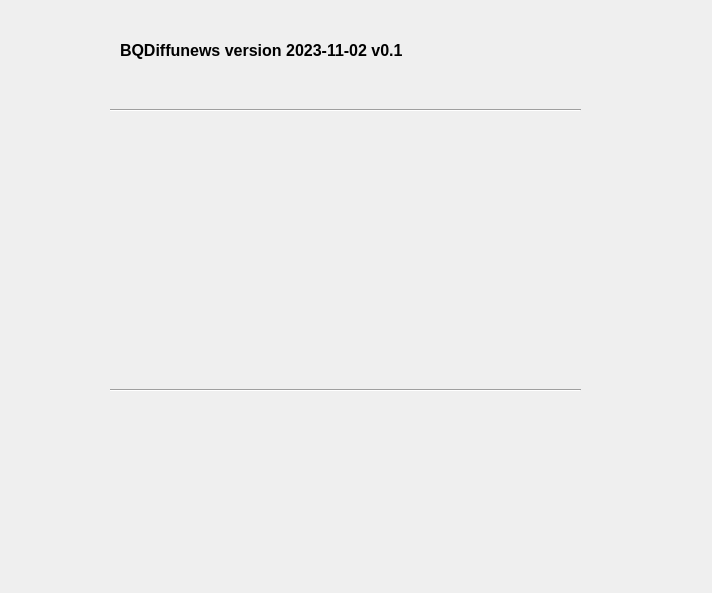
<?xml version="1.0" encoding="UTF-8"?>
<ui version="4.0">
 <class>Dialog</class>
 <widget class="QDialog" name="Dialog">
  <property name="geometry">
   <rect>
    <x>0</x>
    <y>0</y>
    <width>712</width>
    <height>593</height>
   </rect>
  </property>
  <property name="windowTitle">
   <string>Dialog</string>
  </property>
  <widget class="Line" name="line_2">
   <property name="geometry">
    <rect>
     <x>110</x>
     <y>380</y>
     <width>471</width>
     <height>20</height>
    </rect>
   </property>
   <property name="orientation">
    <enum>Qt::Horizontal</enum>
   </property>
  </widget>
  <widget class="Line" name="line_1">
   <property name="geometry">
    <rect>
     <x>110</x>
     <y>100</y>
     <width>471</width>
     <height>20</height>
    </rect>
   </property>
   <property name="orientation">
    <enum>Qt::Horizontal</enum>
   </property>
  </widget>
  <widget class="QLabel" name="label_titre">
   <property name="geometry">
    <rect>
     <x>120</x>
     <y>30</y>
     <width>531</width>
     <height>41</height>
    </rect>
   </property>
   <property name="font">
    <font>
     <pointsize>12</pointsize>
     <weight>75</weight>
     <bold>true</bold>
    </font>
   </property>
   <property name="text">
    <string>BQDiffunews version 2023-11-02 v0.1</string>
   </property>
  </widget>
 </widget>
 <resources/>
 <connections/>
</ui>
